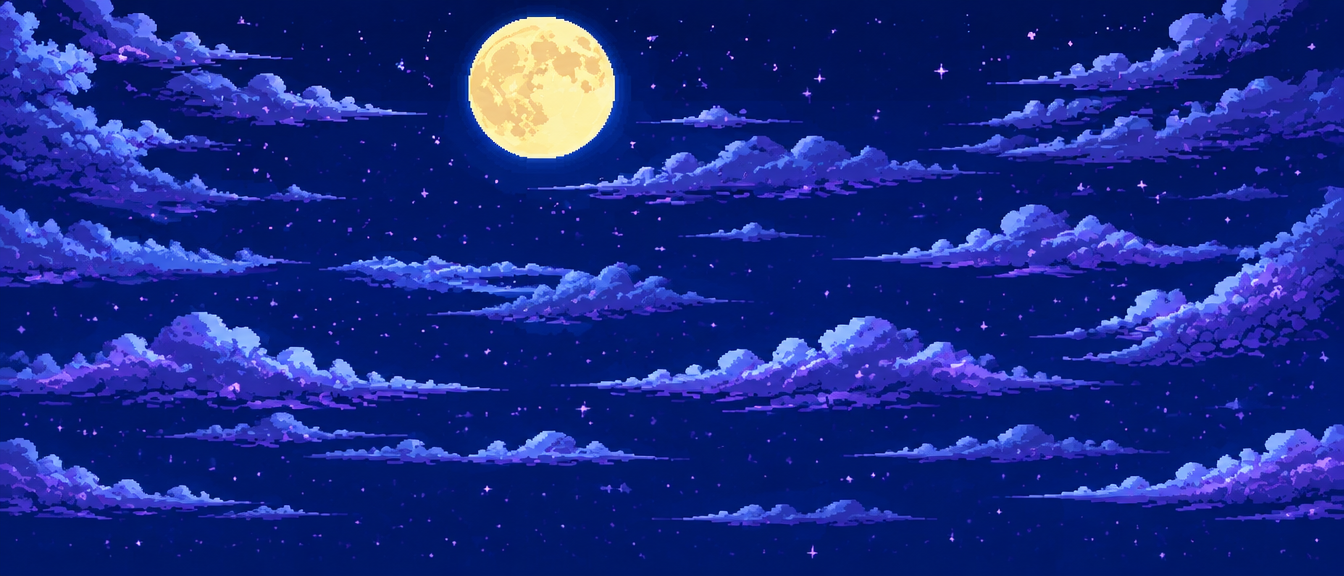
#> input picture scripts/luchador_pixel/escenario/datos/cielo.png, 1344 x 576 px; its folder holds 4 pictures in this run
$ python capas.py
#> lines starting #> are read from the running program, lines starting #| are printed output that depends on the picture
"""El escenario japonés por capas: baja cada capa pintada a su pixel real y les pone una paleta común.

Entrada: escenario/datos/{cielo,montes,castillo,muro,piso,frente}.png, pintadas con fondo magenta (#FF00FF)
y la misma composición que escenario/datos/maestra.png. Cada pixel del arte mide unos 2,2 px de la imagen.
Salida: public/escenarios/japon/<capa>.png a 611 x 262, RGBA, con 96 tonos entre todas.
"""
import numpy as np, sys, os
from PIL import Image
AQUI=os.path.dirname(os.path.abspath(__file__))
sys.path.insert(0,os.path.join(AQUI,'..','fiel'))
from paleta import srgb2lab, kmeans
CAPAS=['cielo','montes','castillo','muro','piso','frente']
ENTRA=os.path.join(AQUI,'datos'); SALE=os.path.join(AQUI,'..','..','..','public','escenarios','japon')
F=2.2  # tamaño del pixel del arte en la imagen
def cargar(n):
#> called with n = 'cielo'
    a=np.asarray(Image.open(os.path.join(ENTRA,n+'.png')).convert('RGB')).astype(float)
    r,g,b=a[...,0],a[...,1],a[...,2]
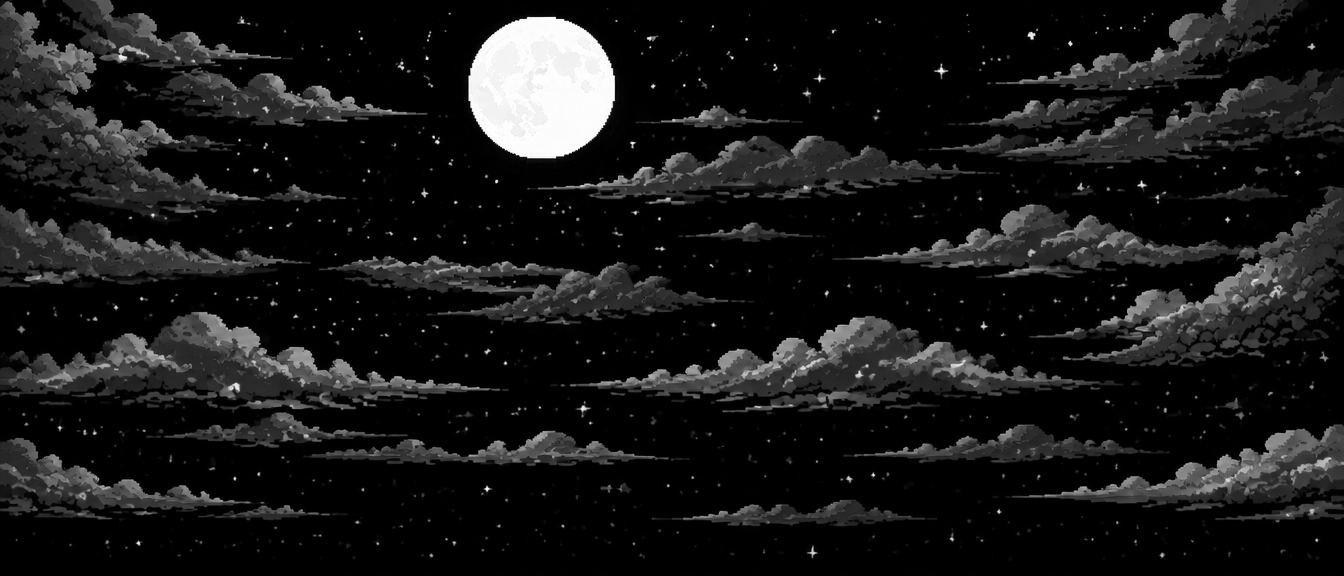
#> r: shape (576, 1344) float64; min 0, max 255, mean 24.1
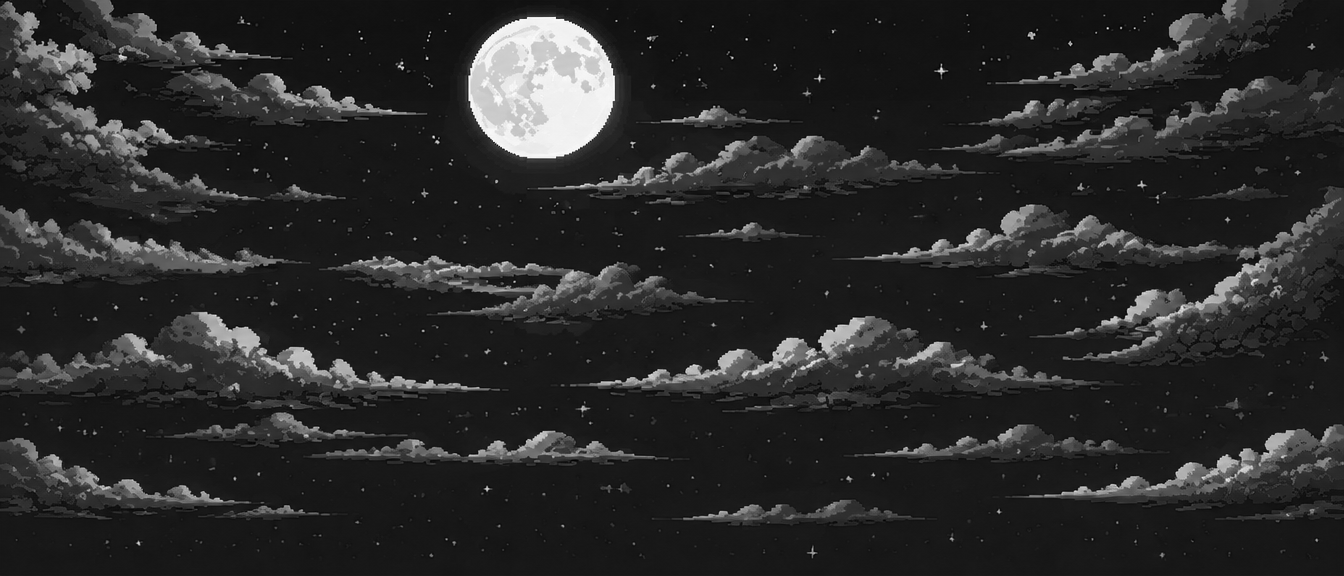
#> g: shape (576, 1344) float64; min 0, max 254, mean 41.2
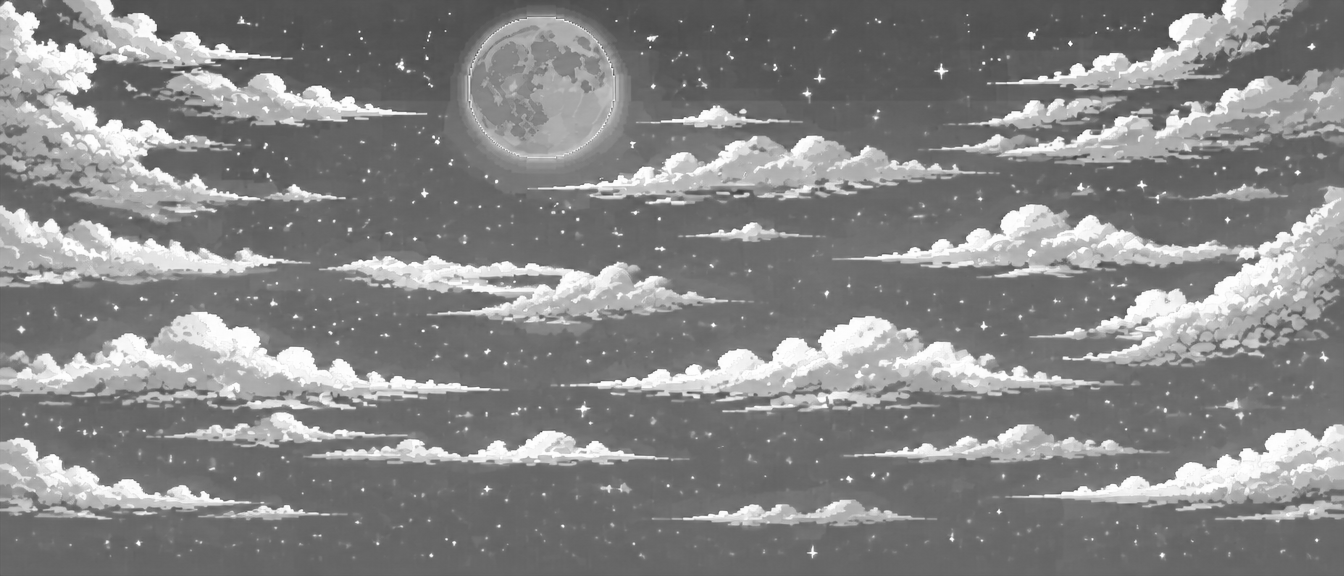
#> b: shape (576, 1344) float64; min 51, max 255, mean 132.8
    # magenta puro y sus bordes mezclados: rojo y azul altos, verde bajo, rojo y azul parecidos
    mag=((r+b)/2-g>120)&(np.abs(r-b)<70)&(g<110) if n!='cielo' else np.zeros(r.shape,bool)
#> mag: shape (576, 1344) bool; every value is 0
#> `a, m = cargar(n)`: m: shape (576, 1344) bool; every value is 1
    return a,~mag
def bajar(a,m):
    H,W=a.shape[:2]; h,w=int(round(H/F)),int(round(W/F))
#> after `H, W = a.shape[:2]`: H = 576; W = 1344
#> after `h, w = (int(round(H / F)), int(round(W / F)))`: h = 262; w = 611
    out=np.zeros((h,w,3)); al=np.zeros((h,w))
    ys=np.linspace(0,H,h+1).astype(int); xs=np.linspace(0,W,w+1).astype(int)
#> after `ys = np.linspace(0, H, h + 1).astype(int)`: ys = 263 values from 0 to 576
#> after `xs = np.linspace(0, W, w + 1).astype(int)`: xs = 612 values from 0 to 1344
    for j in range(h):
        for i in range(w):
            blk=a[ys[j]:ys[j+1],xs[i]:xs[i+1]].reshape(-1,3); mk=m[ys[j]:ys[j+1],xs[i]:xs[i+1]].reshape(-1)
            al[j,i]=mk.mean()
            if mk.any(): out[j,i]=np.median(blk[mk],axis=0)
#> al: shape (262, 611) float64; every value is 1
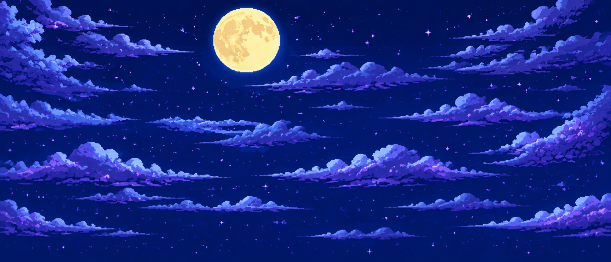
#> out: shape (262, 611, 3) float64; mean R, G, B 23.8, 41.1, 132.6
    return out,al>=0.5
bajadas={}
for n in CAPAS:
#> (the run stopped early here; a loop or call above may not have finished)
